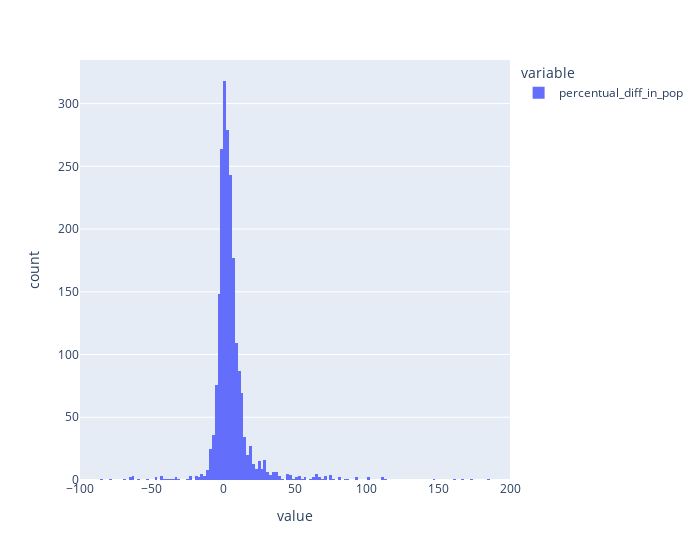

Write notebook code for a chart like this one.
### Code cell
fig = px.histogram(df_merged_c[df_merged_c["percentual_diff_in_pop"]<1000]["percentual_diff_in_pop"],width=700,nbins=400,range_x=[-100, 200])
fig.show()

### Figure 1 — Plotly figure (JSON) as saved in the notebook; plotly's stock layout.template omitted (floating-point values rounded to 4 significant figures; data arrays with more than 128 entries replaced by an {"elided": "..."} marker saying what was removed)
{"data": [{"alignmentgroup": "True", "bingroup": "x", "hovertemplate": "variable=percentual_diff_in_pop<br>value=%{x}<br>count=%{y}<extra></extra>", "legendgroup": "percentual_diff_in_pop", "marker": {"color": "#636efa", "pattern": {"shape": ""}}, "name": "percentual_diff_in_pop", "nbinsx": 400, "offsetgroup": "percentual_diff_in_pop", "orientation": "v", "showlegend": true, "type": "histogram", "x": {"elided": "2102 float values"}, "xaxis": "x", "yaxis": "y"}], "layout": {"barmode": "relative", "legend": {"title": {"text": "variable"}, "tracegroupgap": 0}, "margin": {"t": 60}, "width": 700, "xaxis": {"anchor": "y", "domain": [0, 1], "range": [-100, 200], "title": {"text": "value"}}, "yaxis": {"anchor": "x", "domain": [0, 1], "title": {"text": "count"}}}}
